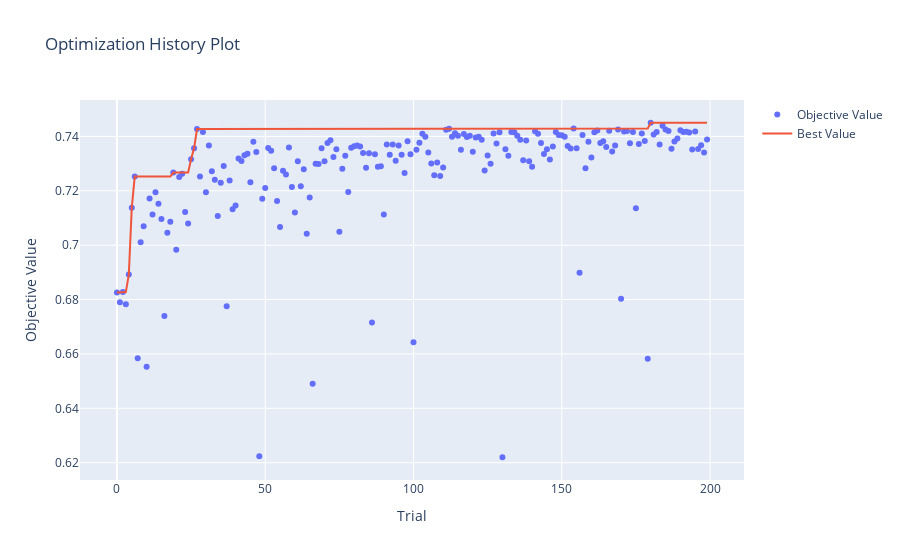

The notebook cell this image was saved under:
### Code cell
optuna.visualization.plot_optimization_history(study).show()

### Figure 1 — Plotly figure (JSON) as saved in the notebook; plotly's stock layout.template omitted (floating-point values rounded to 4 significant figures; data arrays with more than 128 entries replaced by an {"elided": "..."} marker saying what was removed)
{"data": [{"mode": "markers", "name": "Objective Value", "type": "scatter", "x": {"elided": "200 int values"}, "y": {"elided": "200 float values"}}, {"mode": "lines", "name": "Best Value", "type": "scatter", "x": {"elided": "200 int values"}, "y": {"elided": "200 float values"}}, {"marker": {"color": "#cccccc"}, "mode": "markers", "name": "Infeasible Trial", "showlegend": false, "type": "scatter", "x": [], "y": []}], "layout": {"title": {"text": "Optimization History Plot"}, "xaxis": {"title": {"text": "Trial"}}, "yaxis": {"title": {"text": "Objective Value"}}}}
